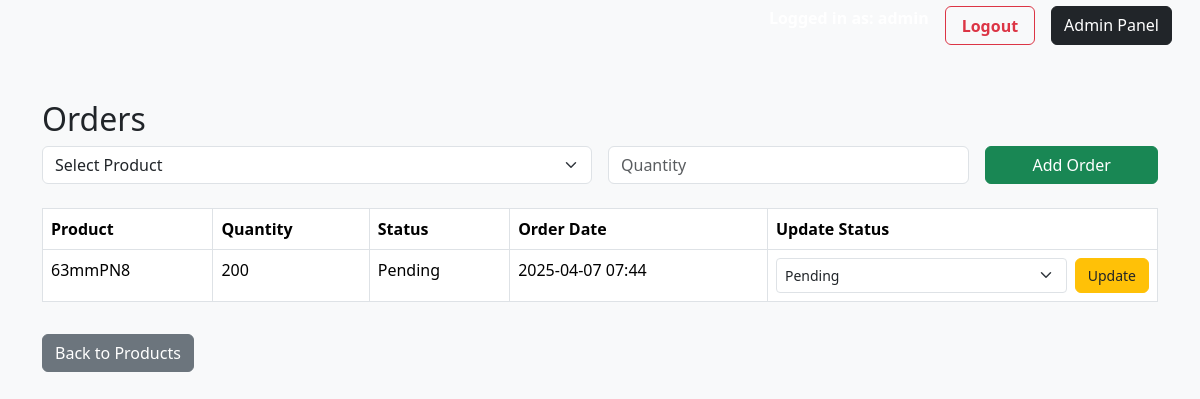
Page /orders (signed in) on the committed database.
### app.py (models this page shows)
class Order(db.Model):
    id = db.Column(db.Integer, primary_key=True)
    product_id = db.Column(db.Integer, db.ForeignKey('product.id'), nullable=False)
    quantity = db.Column(db.Integer, nullable=False)
    status = db.Column(db.String(50), default="Pending")  # Options: Pending, In Progress, Completed
    order_date = db.Column(db.DateTime, default=db.func.current_timestamp())
    product = db.relationship('Product', backref='orders')

class Product(db.Model):
    id = db.Column(db.Integer, primary_key=True)
    name = db.Column(db.String(255), nullable=False)
    specification = db.Column(db.Text, nullable=True)

### app.py (the view)
@app.route('/orders')
@login_required
def orders():
    all_orders = Order.query.order_by(Order.order_date.desc()).all()
    products = Product.query.all()
    return render_template('orders.html', orders=all_orders, products=products)

### app.py (called while the page is built)
@login_manager.user_loader
def load_user(user_id):
    return User.query.get(int(user_id))

### templates/orders.html (shortened to what this page needs)
{% extends 'base.html' %}
{% block body %}
<div class="container mt-5">
    <h2>Orders</h2>
    <form method="POST" action="{{ url_for('add_order') }}" class="row g-3 mb-4">
        <div class="col-md-6">
            <select class="form-select" name="product_id" required>
                <option value="" disabled selected>Select Product</option>
            </select>
        </div>
        <div class="col-md-4">
            <input type="number" class="form-control" name="quantity" placeholder="Quantity" required>
        </div>
        <div class="col-md-2">
            <button type="submit" class="btn btn-success w-100">Add Order</button>
        </div>
    </form>
    <table class="table table-bordered">
        <thead>
            <tr>
                <th>Product</th>
                <th>Quantity</th>
                <th>Status</th>
                <th>Order Date</th>
                <th>Update Status</th>
            </tr>
        </thead>
        <tbody>
            {% for order in orders %}
                <tr>
                    <td>{{ order.product.name }}</td>
                    <td>{{ order.quantity }}</td>
                    <td>{{ order.status }}</td>
                    <td>{{ order.order_date.strftime('%Y-%m-%d %H:%M') }}</td>
                    <td>
                        <form method="POST" action="{{ url_for('update_order_status', order_id=order.id) }}" class="d-flex">
                            <select name="status" class="form-select form-select-sm me-2">
                                {% for s in ['Pending', 'In Progress', 'Completed'] %}
                                    <option value="{{ s }}" {% if s == order.status %}selected{% endif %}>{{ s }}</option>
                                {% endfor %}
                            </select>
                            <a href="{{ url_for('update_order', order_id=order.id) }}" class="btn btn-sm btn-warning">Update</a>
                        </form>
                    </td>
                </tr>
            {% endfor %}
        </tbody>
    </table>
    <a href="{{ url_for('index') }}" class="btn btn-secondary mt-3">Back to Products</a>
</div>
{% endblock %}

### static/styles.css (style rules this page uses)
body { font-family: "Segoe UI", sans-serif; background-color: #f8f9fa; margin: 0; padding: 0; color: #212529; }
.btn { border-radius: 6px; font-weight: 500; padding: 0.375rem 0.75rem; }
.btn.btn-warning { color: #212529; }

### rows in the picture
Order: product.name "63mmPN8", quantity "200", status "Pending", order_date "2025-04-07 07:44"
